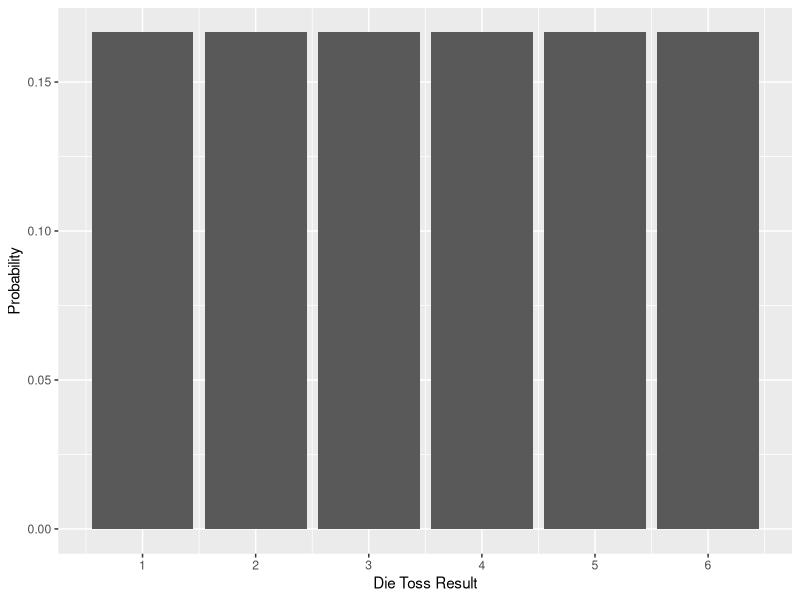
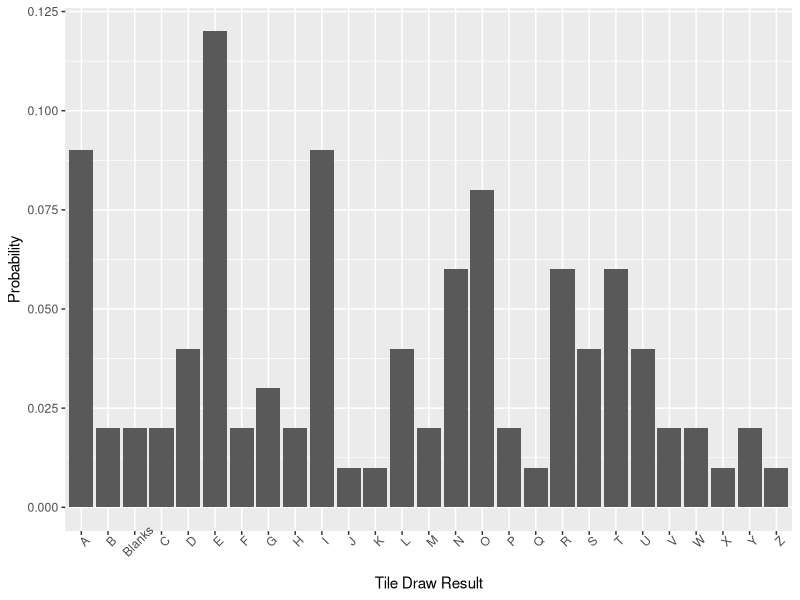
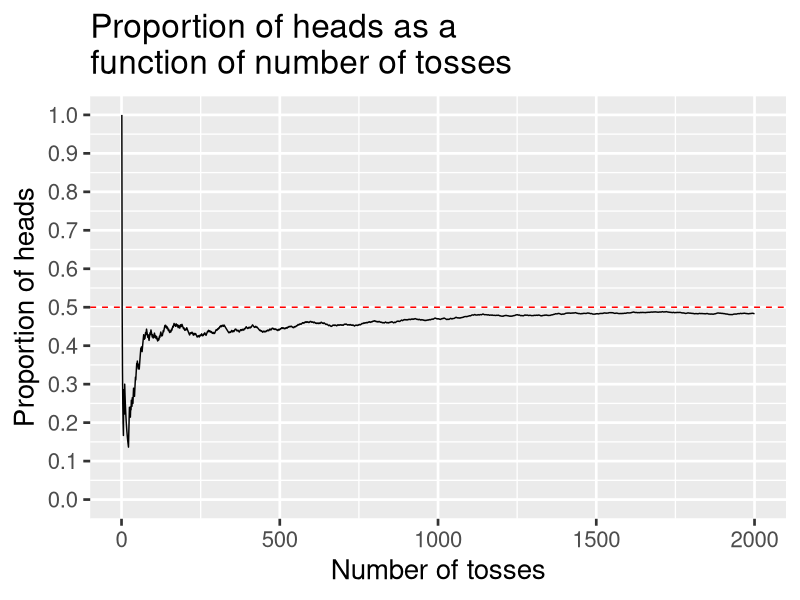
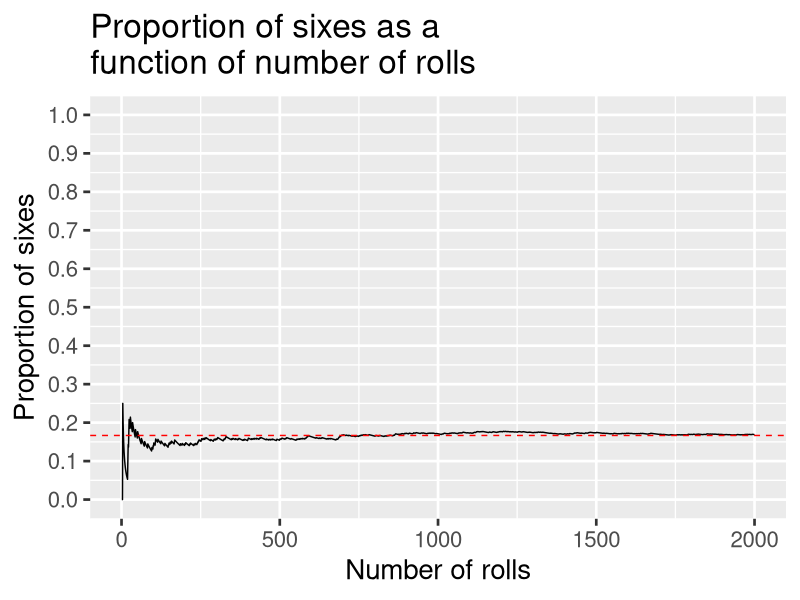
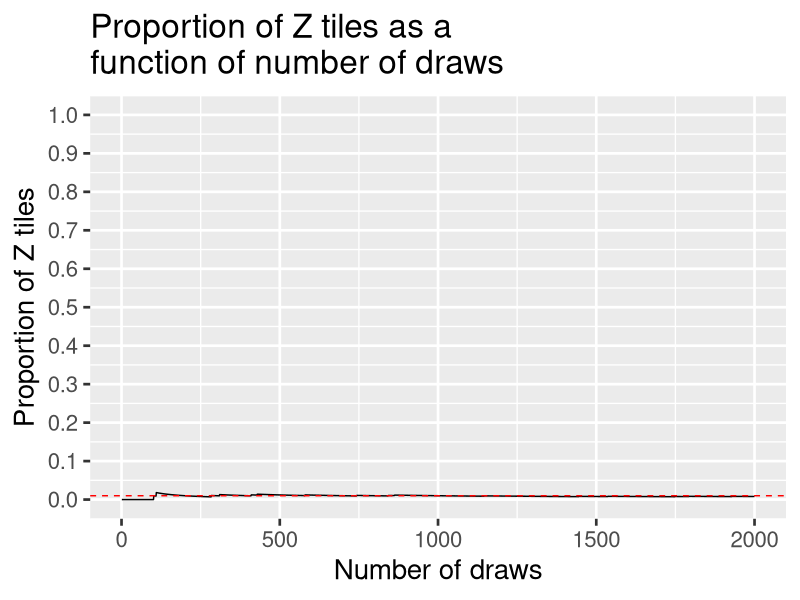

These charts were generated, in order, by the following R code: (Note: this script raises an error after producing the figures.)
## ---- chunk 1
# global chunk options: hide messages and warnings
knitr::opts_chunk$set(message = F, warning = F)
## ---- chunk 2
library(tidyverse)
library(gganimate)
library(RColorBrewer)
library(here)
## ---- chunk 3
#| code-fold: true
#| 
data.frame(die.toss = c(1:6), prob = rep(1/6, 6)) %>%
  ggplot(aes(x = die.toss, y = prob)) +
  geom_bar(stat = "identity") +
  scale_x_continuous("Die Toss Result", breaks=c(1:6)) +
  scale_y_continuous("Probability")
## ---- chunk 4
#| code-fold: true
#| 

#frequencies copied from scrabble.hasbro.com
letters = c("A-9", "B-2", "C-2", "D-4", "E-12", "F-2", "G-3", "H-2", "I-9", "J-1", "K-1", "L-4", "M-2", "N-6", "O-8", "P-2", "Q-1", "R-6", "S-4", "T-6", "U-4", "V-2", "W-2", "X-1", "Y-2", "Z-1", "Blanks-2")
data.frame(letters) %>%
  separate(letters, into = c("letters", "freq")) %>%
  mutate(freq = as.numeric(freq),
         prob = freq/sum(freq)) %>%
  ggplot(aes(x = letters, y = prob)) +
  geom_bar(stat = "identity") +
  scale_x_discrete("Tile Draw Result") +
  scale_y_continuous("Probability") +
  theme(axis.text.x = element_text(angle = 45))
## ---- chunk 5
set.seed(101421) # set seed so each time I run the code, I get the same numbers
nsim = 2000 # how many simulations
X = matrix(NA, ncol = 4, nrow = nsim) # an empty object to store the matrix
for(S in 1:nsim){
  X[S,1] = S                                    # which roll/sim
  X[S,2] = rbinom(n = 1, size = 1, prob = .5)   # flip a coin
  X[S,3] = rbinom(n = 1, size = 1, prob = 1/6)  # roll the die
  X[S,4] = rbinom(n = 1, size = 1, prob = .01)  # grab a tile
}
X = as.data.frame(X)
names(X) = c("num", "coin", "die", "scrabble") #name the columns
head(X) #first few rows

## ---- chunk 6
X = X %>% 
  mutate(across(-num, # for all variables except the first
                ~cumsum(.)/row_number())) # cumultive sum
head(X)
## ---- chunk 7
X %>% ggplot(aes(x = num, y = coin)) + geom_line() + geom_hline(aes(yintercept = .5), color = "red", linetype = 2) + scale_x_continuous("Number of tosses") + scale_y_continuous("Proportion of heads", breaks = seq(0, 1, .1), limits = c(0,1)) + ggtitle("Proportion of heads as a\nfunction of number of tosses")+ theme_gray(base_size = 20) 
## ---- chunk 8
X %>% ggplot(aes(x = num, y = die)) + geom_line() + geom_hline(aes(yintercept = 1/6), color = "red", linetype = 2) + scale_x_continuous("Number of rolls") + scale_y_continuous("Proportion of sixes", breaks = seq(0, 1, .1), limits = c(0,1)) + ggtitle("Proportion of sixes as a\nfunction of number of rolls")+ theme_gray(base_size = 20) 
## ---- chunk 9
X %>% ggplot(aes(x = num, y = scrabble)) + geom_line() + geom_hline(aes(yintercept = .01), color = "red", linetype = 2) + scale_x_continuous("Number of draws") + scale_y_continuous("Proportion of Z tiles", breaks = seq(0, 1, .1), limits = c(0,1)) + ggtitle("Proportion of Z tiles as a\nfunction of number of draws")  + theme_gray(base_size = 20) 
## ---- chunk 10
#| code-fold: true
plot = expand_grid(N = 1:30, toss = 1:2000, prob = .5) %>% 
  mutate(coin = map_dbl(prob, ~rbinom(n = 1, size = 1, prob = .))) %>% 
  group_by(N) %>% 
  mutate(coin = cumsum(coin)/row_number())

plot = plot %>%
  ggplot(aes(x=toss, y=coin, frame=N)) + 
  geom_line() + 
  transition_manual(N)

anim_save(here("lectures/images", "repeated_trials.gif"), plot)

## ---- chunk 11
#| code-fold: true
#| 

set.seed(101719)

test_models = function(num_data){
  
  TO = matrix(NA, ncol = 3, nrow = num_data)
  
  for(S in 1:num_data){
    TO[S,1] = S
    TO[S,2] = rbinom(n = 1, size = 1, prob = .7)
    TO[S,3] = sum(TO[1:S,2])/S
    }
  
  TO = as.data.frame(TO); names(TO) = c("num", "draw", "prop")
  label = data.frame(x = rep(num_data*.9,3), y = c(.8, .65, .45), 
                label = paste("Model", c("A", "B", "C")))

  plot = TO %>%
    ggplot(aes(x = num, y = prop)) + 
    geom_line(size = 1.5) + 
    geom_hline(aes(yintercept = .7), color = "red", linetype = 2, size = 2) + 
    geom_hline(aes(yintercept = .75), color = "red", linetype = 2, size = 2) + 
    geom_hline(aes(yintercept = .4), color = "red", linetype = 2, size = 2) + 
    geom_text(aes(x=x, y=y, label=label), data = label, color = "blue", size = 8) +
    scale_x_continuous("Number of trials", breaks = seq(1, num_data, length.out = 10)) +   
    scale_y_continuous("Proportion of target outcomes", 
                       breaks = seq(0, 1, .1), limits = c(0,1)) + 
    ggtitle("Proportion of target outcomes as a \nfunction of number of trials") +
    theme_gray(base_size = 20)
  
  return(plot)
}

test_models(10)
## ---- chunk 12
#| code-fold: true
#| 

set.seed(101719)
test_models(100) # see prior slide for function code
## ---- chunk 13
#| code-fold: true
#| 

set.seed(101719)
test_models(10000)
## ---- chunk 14
#| code-fold: true
#| 
set.seed(101719)

which_samp = function(num_data){
  
  TO = matrix(NA, ncol = 7, nrow = num_data)
  
  for(S in 1:num_data){
    
    TO[S,1] = S
    TO[S,2] = rbinom(n = 1, size = 1, prob = .5)
    TO[S,3] = rbinom(n = 1, size = 1, prob = .42)
    TO[S,4] = rbinom(n = 1, size = 1, prob = .39)
    TO[S,5] = sum(TO[1:S,2])/S
    TO[S,6] = sum(TO[1:S,3])/S
    TO[S,7] = sum(TO[1:S,4])/S
  }
  
  TO = as.data.frame(TO); names(TO) = c("num", paste0("draw",1:3), paste0("prop",1:3))
  
  plot = TO %>%
    ggplot(aes(x = num)) + 
    geom_line(aes(y=prop1), color = brewer.pal(3, "Set2")[1], size = 2) + 
    geom_line(aes(y=prop2), color = brewer.pal(3, "Set2")[2], size = 2) + 
    geom_line(aes(y=prop3), color = brewer.pal(3, "Set2")[3], size = 2) + 
    scale_x_continuous("Number of trials") + 
    scale_y_continuous("Proportion of target outcomes", 
                       breaks = seq(0, 1, .1), limits = c(0,1)) + 
    ggtitle("Proportion of target outcomes as a \nfunction of Number of trials") +
    theme_bw(base_size = 20)
  
  return(plot)
}

which_samp(10)
## ---- chunk 15
#| code-fold: true
#| 

set.seed(101719)
which_samp(100)
## ---- chunk 16
#| code-fold: true
#| 

set.seed(101719)
which_samp(10000)
## ---- chunk 17
knitr::include_graphics("images/BF_pvalue.png")
